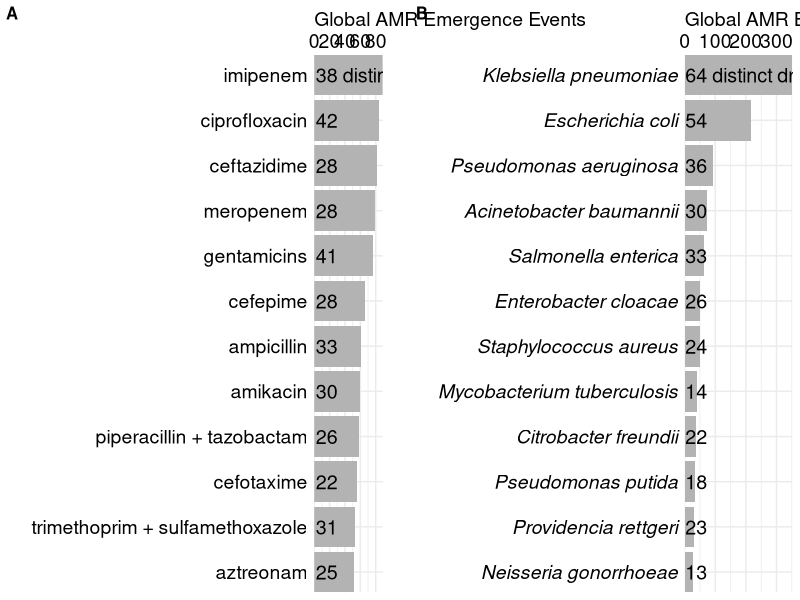
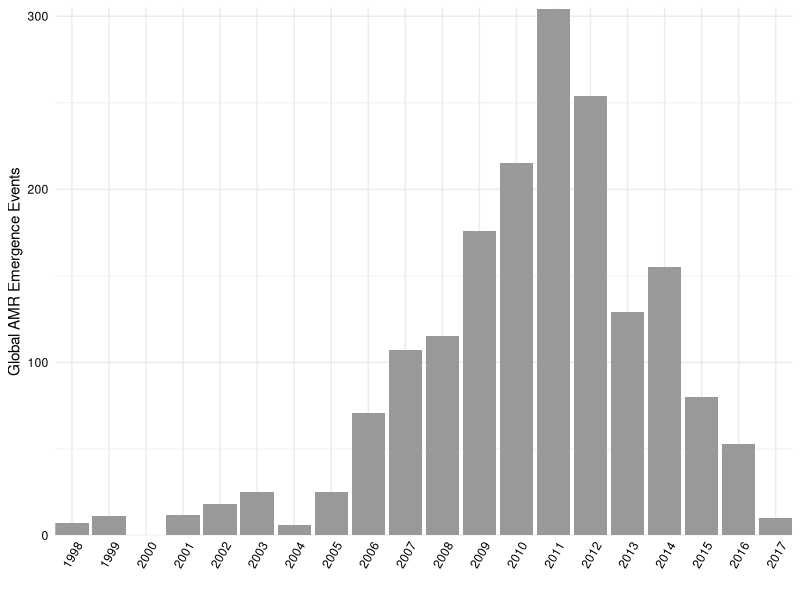
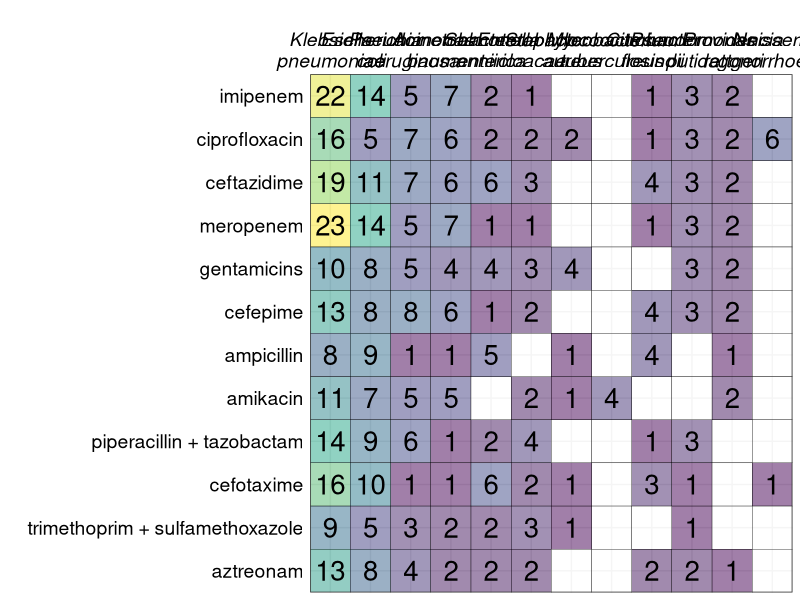
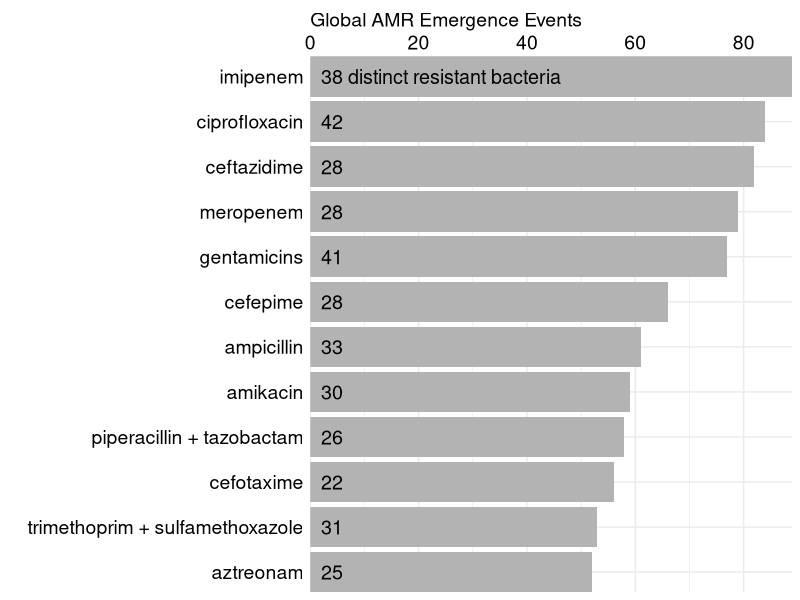
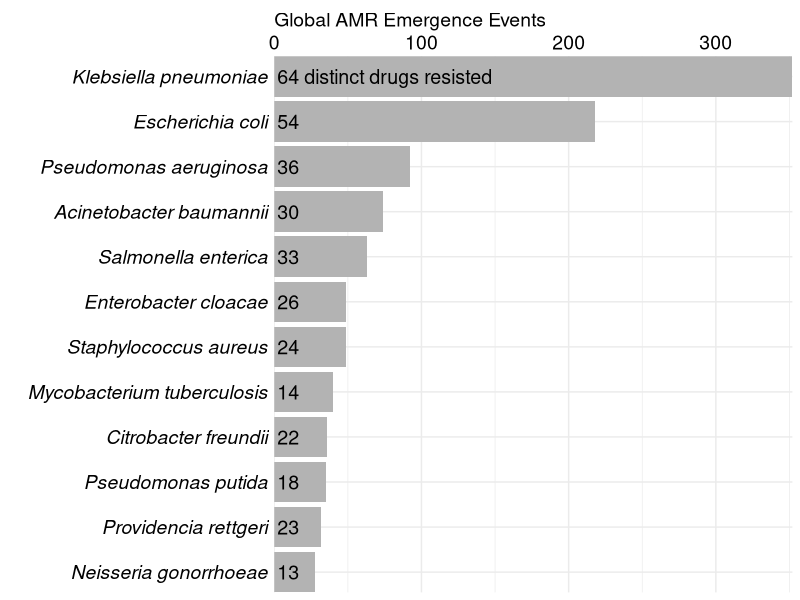
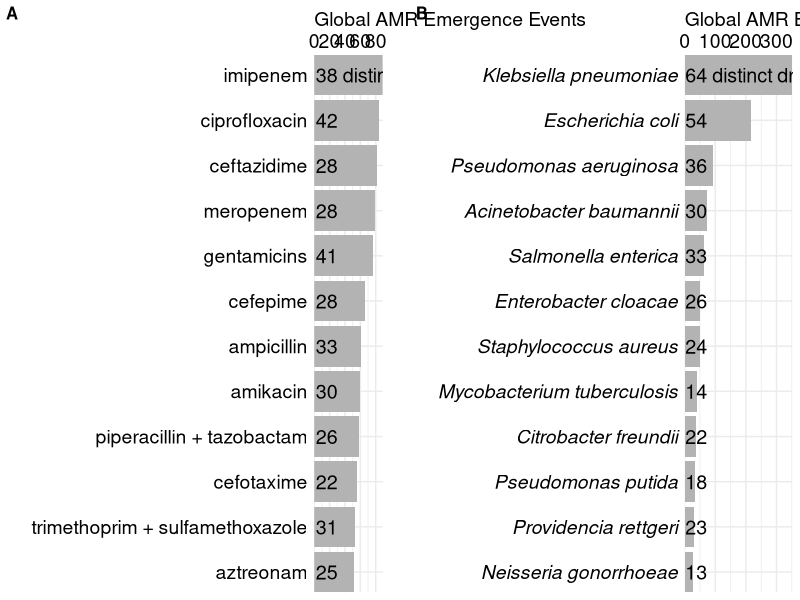
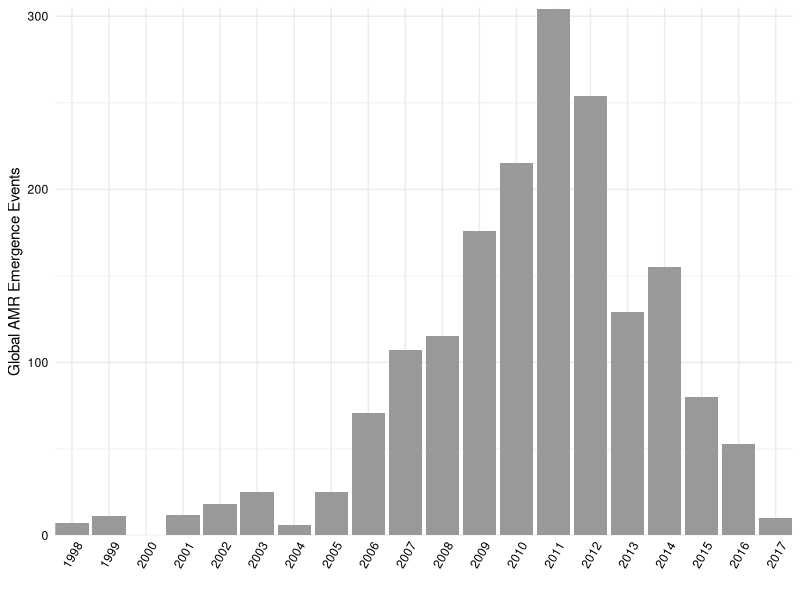

Reproduce these figures in R, in order. (Note: this script raises an error after producing the figures.)
library(tidyverse)
library(here)
library(cowplot)


# Get data ----------------------------------------------------------------
events <- read_csv(here("data", "events_db.csv")) %>%
  mutate(drug = str_remove_all(drug, "drug|combination")) %>%
  mutate(drug = str_replace_all(drug, ",", " + ")) %>%
  mutate(drug = str_squish(drug)) %>%
  mutate(drug = fct_infreq(drug)) %>%
  mutate(bacteria = str_to_sentence(bacteria)) %>%
  mutate(bacteria = fct_infreq(bacteria))

n_distinct(events$study_id)
n_distinct(events$study_iso3c)
nrow(events)

events %>%
  group_by(study_iso3c) %>%
  count(sort=T) 

events %>%
  select(study_id, study_country) %>%
  distinct() %>%
  group_by(study_country) %>%
  count(sort=T) 

top_drugs <- events %>% 
  select(bacteria, drug) %>%
  group_by(drug) %>%
  mutate(n_events = n()) %>%
  ungroup() %>%
  distinct() %>%
  group_by(drug, n_events) %>%
  count(name = "n_bacteria") %>%
  ungroup() %>%
  arrange(-n_events) %>%
  mutate(lab = ifelse(n_events == max(n_events), paste(n_bacteria, "distinct resistant bacteria"), n_bacteria)) %>%
  slice(1:12)

colistin <- events %>% 
  filter(drug == "colistin")
n_distinct(colistin$study_country)
n_distinct(colistin$bacteria)

top_bact <- events %>% 
  select(bacteria, drug) %>%
  group_by(bacteria) %>%
  mutate(n_events = n()) %>%
  ungroup() %>%
  distinct() %>%
  group_by(bacteria, n_events) %>%
  count(name = "n_drugs") %>%
  ungroup() %>%
  arrange(-n_events) %>%
  mutate(lab = ifelse(n_events == max(n_events), paste(n_drugs, "distinct drugs resisted"), n_drugs)) %>%
  slice(1:12)


# Heatmaps -----------------------------------------------------------------

heatmap_mat <- events %>%
  group_by(drug, bacteria) %>%
  count() %>%
  ungroup() %>%
  full_join(., expand(., drug, bacteria)) %>%
  filter(bacteria %in% top_bact$bacteria) %>%
  filter(drug %in% top_drugs$drug) 

heatmap <- ggplot(heatmap_mat %>% 
                    mutate(bacteria = fct_relabel(bacteria, ~str_replace(., " ", "\n"))) %>%
                    mutate(drug = fct_rev(drug)),
                  aes(bacteria, drug)) + 
  geom_tile(color = "black", aes(fill = n), alpha = 0.5) +
  geom_text(aes(label = n), color = "black", size = 7) +
  scale_fill_viridis_c(guide = FALSE, alpha = 0.5, na.value="transparent") +
  scale_x_discrete(position = "top", expand = c(0, 0)) +
  scale_y_discrete(expand = c(0, 0)) +
  labs(x = "", y = "") +
  theme_bw() +
  theme(axis.text.y = element_text(size = 14, color = "black"),
        axis.text.x = element_text(size = 14, face = "italic", color = "black"),
        axis.ticks = element_blank())
ggsave(here("figures/drug-bacteria-heatmap.png"), width = 19.5, height = 9)

drugs_total <- top_drugs %>% 
  mutate(drug = fct_rev(drug)) %>%
  ggplot(., aes(x = drug, y = n_events)) +
  geom_bar(stat = "identity", fill = "gray70") +
  geom_text(aes(label=lab), y = 2, hjust = "left", size = 5) +
  #scale_fill_viridis_c(guide = FALSE, alpha = 0.5) +
  scale_x_discrete(expand = c(0, 0)) +
  scale_y_continuous(expand = c(0, 0), position = "right") +
  labs(x = "", y = "Global AMR Emergence Events") +
  coord_flip() + 
  theme_minimal() +
  theme(axis.text.y = element_text(size = 14, color = "black"),
        axis.text.x = element_text(size = 14, color = "black"),
        axis.title.x = element_text(size = 14, hjust = 0, color = "black"),
        axis.ticks = element_blank())
ggsave(here("figures/drug-barchart.png"), width = 12, height = 9)


bact_total <- top_bact %>% 
  mutate(bacteria = fct_rev(bacteria)) %>%
  ggplot(., aes(x = bacteria, y = n_events)) +
  geom_bar(stat = "identity", fill = "gray70") +
  geom_text(aes(label=lab), y = 2, hjust = "left", size = 5) +
  #scale_fill_viridis_c(guide = FALSE, alpha = 0.5) +
  scale_x_discrete(expand = c(0, 0)) +
  scale_y_continuous(expand = c(0, 0), position = "right") +
  labs(x = "", y = "Global AMR Emergence Events") +
  coord_flip() + 
  theme_minimal() +
  theme(axis.text.y = element_text(size = 14, face = "italic", color = "black"),
        axis.text.x = element_text(size = 14, color = "black"),
        axis.title.x = element_text(size = 14, hjust = 0, color = "black"),
        axis.ticks = element_blank())
ggsave(here("figures/bacteria-barchart.png"), width = 12, height = 9)

plot_grid(drugs_total, NULL, bact_total, nrow = 1,
          rel_widths = c(1, 0.05, 1), labels = c('A', '', 'B'), label_size = 12)
ggsave(here("figures/drug-bacteria-barchart.png"), width = 14, height = 7)

# Publications over time --------------------------------------------------
events %>%
  mutate(start_year = as.numeric(str_sub(start_date, 1, 4))) %>%
  group_by(start_year) %>%
  count() %>%
  ungroup() %>%
  bind_rows(tibble(start_year = setdiff(seq(min(.$start_year), max(.$start_year)), .$start_year), n=0)) %>%
  arrange(start_year) %>%
  mutate(start_year = as.character(start_year)) %>%
  ggplot(., aes(x=start_year, y=n)) +
  geom_bar(stat = "identity", fill = "gray60" ) +
  scale_x_discrete(expand = c(0, 0)) +
  scale_y_continuous(expand = c(0, 0), limits = c(0, 305)) +
  labs(y = "Global AMR Emergence Events", x = "") +
  theme_minimal() +
  theme(axis.text.x = element_text(angle = 60, vjust = 0.6, color = "black"),
        axis.text.y = element_text(color = "black"))
ggsave(here("figures/pubs-over-time.png"))

# Field specificity -------------------------------------------------------

# drug (group/spec) 
drug <- events %>%
  select(drug, rank = drug_rank) %>%
  distinct() %>%
  mutate(rank = recode(rank, 
                            "drug group + drug group" = "drug group",
                            "drug name + drug name" = "drug name",
                            "drug group + drug name" = "drug group/name combo")) %>%
  group_by(rank) %>%
  count() %>%
  ungroup() %>%
  mutate(rank = factor(rank, levels = c("drug name", "drug group", "drug group/name combo")),
         cat = "Drug") %>%
  arrange(rank)

# bact (family, genus, species) 
bact <- events %>%
  select(bacteria, rank = bacteria_rank) %>%
  distinct() %>%
  group_by(rank) %>%
  count() %>%
  ungroup() %>%
  mutate(rank = factor(rank, levels = c("species", "genus", "family")),
         cat = "Bacteria") %>%
  arrange(rank)

# location (county, state, city , hosp, impute)
loc <- events %>%
  select(study_id, study_location_basis) %>%
  distinct() %>%
  mutate(rank = ifelse(grepl("hospital", study_location_basis), 
                                      "hospital", ifelse(grepl("city", study_location_basis),
                                                         "city", ifelse(grepl("state_province_district", study_location_basis),
                                                                        "state/province/district", "country")))) %>%
  group_by(rank) %>%
  count() %>%
  ungroup() %>%
  mutate(rank = factor(rank, levels = c("hospital", "city", "state/province/district", "country")),
         cat = "Location") %>%
  arrange(rank)


# date (year, month, day, impute)
date <- events %>%
  select(study_id, start_date) %>%
  distinct() %>%
  mutate(date_nchar = nchar(start_date),
         rank = recode(date_nchar, '4' = "year", '7' = "month", '10' = "day")) %>%
  group_by(rank) %>%
  count() %>%
  ungroup() %>%
  mutate(rank = factor(rank, levels = c("day", "month", "year")),
         cat = "Date") %>%
  arrange(rank)


ranks <- reduce(list(drug, bact, loc, date), rbind) %>%
  select(" "=cat, "Classification" = rank, "Count" = n)

write_csv(ranks, here::here("figures", "field_summary.csv"))


